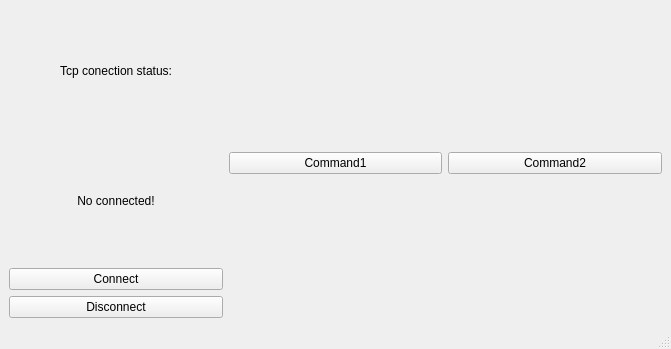
<?xml version="1.0" encoding="UTF-8"?>
<ui version="4.0">
 <class>MainWindow</class>
 <widget class="QMainWindow" name="MainWindow">
  <property name="geometry">
   <rect>
    <x>0</x>
    <y>0</y>
    <width>671</width>
    <height>349</height>
   </rect>
  </property>
  <property name="windowTitle">
   <string>MainWindow</string>
  </property>
  <widget class="QWidget" name="centralwidget">
   <layout class="QHBoxLayout" name="horizontalLayout_2">
    <item>
     <layout class="QHBoxLayout" name="horizontalLayout">
      <item>
       <layout class="QHBoxLayout" name="horizontalLayout_5">
        <item>
         <layout class="QVBoxLayout" name="verticalLayout_3">
          <item>
           <widget class="QLabel" name="label_2">
            <property name="text">
             <string>Tcp conection status:</string>
            </property>
            <property name="alignment">
             <set>Qt::AlignCenter</set>
            </property>
           </widget>
          </item>
          <item>
           <widget class="QLabel" name="label">
            <property name="text">
             <string>No connected!</string>
            </property>
            <property name="alignment">
             <set>Qt::AlignCenter</set>
            </property>
           </widget>
          </item>
          <item>
           <widget class="QPushButton" name="pushButton_2">
            <property name="text">
             <string>Connect</string>
            </property>
           </widget>
          </item>
          <item>
           <widget class="QPushButton" name="pushButton_3">
            <property name="text">
             <string>Disconnect</string>
            </property>
           </widget>
          </item>
         </layout>
        </item>
        <item>
         <layout class="QVBoxLayout" name="verticalLayout_7">
          <item>
           <widget class="QPushButton" name="Command1">
            <property name="text">
             <string>Command1</string>
            </property>
           </widget>
          </item>
         </layout>
        </item>
        <item>
         <layout class="QVBoxLayout" name="verticalLayout_5">
          <item>
           <widget class="QPushButton" name="Command2">
            <property name="text">
             <string>Command2</string>
            </property>
           </widget>
          </item>
         </layout>
        </item>
       </layout>
      </item>
     </layout>
    </item>
   </layout>
  </widget>
  <widget class="QMenuBar" name="menubar">
   <property name="geometry">
    <rect>
     <x>0</x>
     <y>0</y>
     <width>671</width>
     <height>21</height>
    </rect>
   </property>
  </widget>
  <widget class="QStatusBar" name="statusbar"/>
 </widget>
 <tabstops>
  <tabstop>pushButton_3</tabstop>
 </tabstops>
 <resources/>
 <connections/>
</ui>
